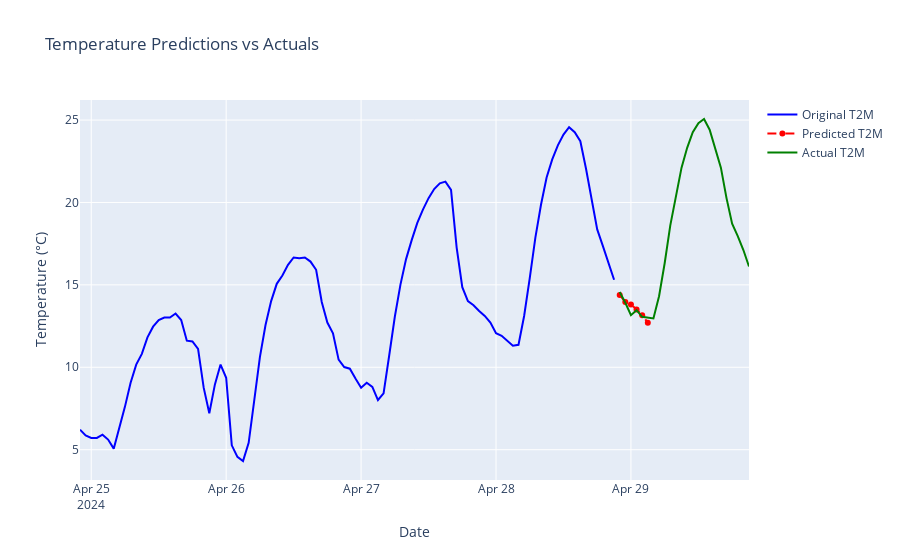

Notebook code for this chart:
### Code cell
'''
    (48.333056, 16.631944), # Vienna, Austria
    (59.3293, 18.0686),   # Stockholm, Sweden
    (41.3851, 2.1734),    # Barcelona, Spain
    (55.6761, 12.5683),   # Copenhagen, Denmark
    #(52.3676, 4.9041),    # Amsterdam, Netherlands
    (48.8566, 2.3522),    # Paris, France
    (37.9838, 23.7275),   # Athens, Greece
    (53.3498, -6.2603),   # Dublin, Ireland
    (50.0755, 14.4378),   # Prague, Czech Republic
    (47.4979, 19.0402),   # Budapest, Hungary
    (45.4408, 12.3155),    # Venice, Italy
    (60.1695, 24.9354),   # Helsinki, Finland
    (64.1355, -21.8954),  # Reykjavik, Iceland
    (51.5074, -0.1278),   # London, United Kingdom
    (40.4168, -3.7038),   # Madrid, Spain
    (43.7102, 7.2620),    # Nice, France
    (50.8503, 4.3517),    # Brussels, Belgium
    #(54.6872, 25.2797),   # Vilnius, Lithuania
    (42.6977, 23.3219),   # Sofia, Bulgaria
    #(59.9139, 10.7522),   # Oslo, Norway
    (46.2044, 6.1432),    # Geneva, Switzerland
    #(56.9496, 24.1052),   # Riga, Latvia
    (44.4268, 26.1025),   # Bucharest, Romania
    (35.1667, 33.3667),   # Nicosia, Cyprus
    #(48.1486, 17.1077),   # Bratislava, Slovakia
    #(44.7871, 20.4572),   # Belgrade, Serbia
    (52.2297, 21.0122)    # Warsaw, Poland
    '''

start_date = '2024-04-25'
end_date = '2024-04-28'
lat = 44.7871
lon = 20.4572
#lat = 43.8566
#lon = 9.3522
data_for_prediction, time_index_pre_data = prepare_data(lat, lon, start_date, end_date)
#data_for_prediction, time_index_pre_data = feature_engineering(df_pred) #get_data_for_convlstm('2024-04-23T00', '2024-05-01T08')
#print(df_pred)
#print(data_for_prediction)
##
start_date, end_date = '2024-04-29', '2024-04-29'


data_actual_for_prediction, time_index_actual_data = prepare_data(lat, lon, start_date, end_date)
##
df_scaled = scaler.transform(data_for_prediction)
df_scaled = pd.DataFrame(df_scaled, columns=data_for_prediction.columns)
latest_sequence = df_scaled.tail(sequence_length).values.reshape(1, sequence_length, feature_count)
future_temperatures = model.predict(latest_sequence)

# make this a function
dummy_output_array = np.zeros((hours_to_predict, scaler.n_features_in_))
dummy_output_array[:, 0] = future_temperatures.flatten()  # Ensure to flatten if necessary
predicted_temps = scaler.inverse_transform(dummy_output_array)[:, 0]

# Timestamp handling
data_for_prediction.index = time_index_pre_data
last_timestamp = data_for_prediction.index[-1]
prediction_frequency = 'H'
new_timestamps = pd.date_range(start=last_timestamp + pd.Timedelta(hours=1), periods=len(predicted_temps), freq=prediction_frequency)
predictions_df = pd.DataFrame(predicted_temps, index=new_timestamps, columns=['Predicted T2M'])

# Fetch and set the actual data for comparison
#data_actual_for_prediction, time_index_actual_data = feature_engineering(df_act) #get_data_for_convlstm('2024-05-01T08', '2024-05-02T08')
data_actual_for_prediction.index = time_index_actual_data

fig = go.Figure()
fig.add_trace(go.Scatter(x=data_for_prediction.index, y=data_for_prediction['T2M'], mode='lines', name='Original T2M', line=dict(color='blue')))
fig.add_trace(go.Scatter(x=predictions_df.index, y=predictions_df['Predicted T2M'], mode='lines+markers', name='Predicted T2M', line=dict(color='red', dash='dash')))
fig.add_trace(go.Scatter(x=data_actual_for_prediction.index, y=data_actual_for_prediction['T2M'], mode='lines', name='Actual T2M', line=dict(color='green')))

fig.update_layout(
    title='Temperature Predictions vs Actuals',
    xaxis_title='Date',
    yaxis_title='Temperature (°C)',
    hovermode="x unified"
)
fig.show()

### Figure 1 — Plotly figure (JSON) as saved in the notebook; plotly's stock layout.template omitted (floating-point values rounded to 4 significant figures)
{"data": [{"line": {"color": "blue"}, "mode": "lines", "name": "Original T2M", "type": "scatter", "x": ["2024-04-24T22:00:00+00:00", "2024-04-24T23:00:00+00:00", "2024-04-25T00:00:00+00:00", "2024-04-25T01:00:00+00:00", "2024-04-25T02:00:00+00:00", "2024-04-25T03:00:00+00:00", "2024-04-25T04:00:00+00:00", "2024-04-25T05:00:00+00:00", "2024-04-25T06:00:00+00:00", "2024-04-25T07:00:00+00:00", "2024-04-25T08:00:00+00:00", "2024-04-25T09:00:00+00:00", "2024-04-25T10:00:00+00:00", "2024-04-25T11:00:00+00:00", "2024-04-25T12:00:00+00:00", "2024-04-25T13:00:00+00:00", "2024-04-25T14:00:00+00:00", "2024-04-25T15:00:00+00:00", "2024-04-25T16:00:00+00:00", "2024-04-25T17:00:00+00:00", "2024-04-25T18:00:00+00:00", "2024-04-25T19:00:00+00:00", "2024-04-25T20:00:00+00:00", "2024-04-25T21:00:00+00:00", "2024-04-25T22:00:00+00:00", "2024-04-25T23:00:00+00:00", "2024-04-26T00:00:00+00:00", "2024-04-26T01:00:00+00:00", "2024-04-26T02:00:00+00:00", "2024-04-26T03:00:00+00:00", "2024-04-26T04:00:00+00:00", "2024-04-26T05:00:00+00:00", "2024-04-26T06:00:00+00:00", "2024-04-26T07:00:00+00:00", "2024-04-26T08:00:00+00:00", "2024-04-26T09:00:00+00:00", "2024-04-26T10:00:00+00:00", "2024-04-26T11:00:00+00:00", "2024-04-26T12:00:00+00:00", "2024-04-26T13:00:00+00:00", "2024-04-26T14:00:00+00:00", "2024-04-26T15:00:00+00:00", "2024-04-26T16:00:00+00:00", "2024-04-26T17:00:00+00:00", "2024-04-26T18:00:00+00:00", "2024-04-26T19:00:00+00:00", "2024-04-26T20:00:00+00:00", "2024-04-26T21:00:00+00:00", "2024-04-26T22:00:00+00:00", "2024-04-26T23:00:00+00:00", "2024-04-27T00:00:00+00:00", "2024-04-27T01:00:00+00:00", "2024-04-27T02:00:00+00:00", "2024-04-27T03:00:00+00:00", "2024-04-27T04:00:00+00:00", "2024-04-27T05:00:00+00:00", "2024-04-27T06:00:00+00:00", "2024-04-27T07:00:00+00:00", "2024-04-27T08:00:00+00:00", "2024-04-27T09:00:00+00:00", "2024-04-27T10:00:00+00:00", "2024-04-27T11:00:00+00:00", "2024-04-27T12:00:00+00:00", "2024-04-27T13:00:00+00:00", "2024-04-27T14:00:00+00:00", "2024-04-27T15:00:00+00:00", "2024-04-27T16:00:00+00:00", "2024-04-27T17:00:00+00:00", "2024-04-27T18:00:00+00:00", "2024-04-27T19:00:00+00:00", "2024-04-27T20:00:00+00:00", "2024-04-27T21:00:00+00:00", "2024-04-27T22:00:00+00:00", "2024-04-27T23:00:00+00:00", "2024-04-28T00:00:00+00:00", "2024-04-28T01:00:00+00:00", "2024-04-28T02:00:00+00:00", "2024-04-28T03:00:00+00:00", "2024-04-28T04:00:00+00:00", "2024-04-28T05:00:00+00:00", "2024-04-28T06:00:00+00:00", "2024-04-28T07:00:00+00:00", "2024-04-28T08:00:00+00:00", "2024-04-28T09:00:00+00:00", "2024-04-28T10:00:00+00:00", "2024-04-28T11:00:00+00:00", "2024-04-28T12:00:00+00:00", "2024-04-28T13:00:00+00:00", "2024-04-28T14:00:00+00:00", "2024-04-28T15:00:00+00:00", "2024-04-28T16:00:00+00:00", "2024-04-28T17:00:00+00:00", "2024-04-28T18:00:00+00:00", "2024-04-28T19:00:00+00:00", "2024-04-28T20:00:00+00:00", "2024-04-28T21:00:00+00:00"], "y": [6.214, 5.864, 5.714, 5.714, 5.914, 5.614, 5.063, 6.313, 7.614, 9.063, 10.16, 10.81, 11.81, 12.46, 12.86, 13.01, 13.01, 13.26, 12.86, 11.61, 11.56, 11.11, 8.763, 7.214, 8.964, 10.16, 9.363, 5.264, 4.563, 4.313, 5.414, 8.013, 10.61, 12.56, 14.01, 15.06, 15.56, 16.21, 16.66, 16.61, 16.66, 16.41, 15.91, 13.96, 12.71, 12.06, 10.46, 10.01, 9.913, 9.313, 8.763, 9.063, 8.813, 8.013, 8.413, 10.71, 13.06, 15.01, 16.56, 17.71, 18.76, 19.56, 20.26, 20.81, 21.16, 21.26, 20.76, 17.26, 14.86, 14.01, 13.76, 13.41, 13.11, 12.71, 12.06, 11.91, 11.61, 11.31, 11.36, 13.11, 15.41, 17.86, 19.86, 21.51, 22.61, 23.46, 24.11, 24.56, 24.26, 23.71, 22.06, 20.16, 18.36, 17.36, 16.31, 15.31]}, {"line": {"color": "red", "dash": "dash"}, "mode": "lines+markers", "name": "Predicted T2M", "type": "scatter", "x": ["2024-04-28T22:00:00+00:00", "2024-04-28T23:00:00+00:00", "2024-04-29T00:00:00+00:00", "2024-04-29T01:00:00+00:00", "2024-04-29T02:00:00+00:00", "2024-04-29T03:00:00+00:00"], "y": [14.39, 13.95, 13.8, 13.51, 13.15, 12.71]}, {"line": {"color": "green"}, "mode": "lines", "name": "Actual T2M", "type": "scatter", "x": ["2024-04-28T22:00:00+00:00", "2024-04-28T23:00:00+00:00", "2024-04-29T00:00:00+00:00", "2024-04-29T01:00:00+00:00", "2024-04-29T02:00:00+00:00", "2024-04-29T03:00:00+00:00", "2024-04-29T04:00:00+00:00", "2024-04-29T05:00:00+00:00", "2024-04-29T06:00:00+00:00", "2024-04-29T07:00:00+00:00", "2024-04-29T08:00:00+00:00", "2024-04-29T09:00:00+00:00", "2024-04-29T10:00:00+00:00", "2024-04-29T11:00:00+00:00", "2024-04-29T12:00:00+00:00", "2024-04-29T13:00:00+00:00", "2024-04-29T14:00:00+00:00", "2024-04-29T15:00:00+00:00", "2024-04-29T16:00:00+00:00", "2024-04-29T17:00:00+00:00", "2024-04-29T18:00:00+00:00", "2024-04-29T19:00:00+00:00", "2024-04-29T20:00:00+00:00", "2024-04-29T21:00:00+00:00"], "y": [14.56, 13.91, 13.16, 13.46, 13.06, 13.01, 12.96, 14.31, 16.31, 18.61, 20.46, 22.11, 23.31, 24.26, 24.81, 25.06, 24.41, 23.31, 22.11, 20.26, 18.71, 17.96, 17.11, 16.11]}], "layout": {"autosize": true, "hovermode": "x unified", "title": {"text": "Temperature Predictions vs Actuals"}, "xaxis": {"autorange": true, "range": ["2024-04-24 22:00", "2024-04-29 21:00"], "title": {"text": "Date"}, "type": "date"}, "yaxis": {"autorange": true, "range": [3.161, 26.22], "title": {"text": "Temperature (°C)"}, "type": "linear"}}}
